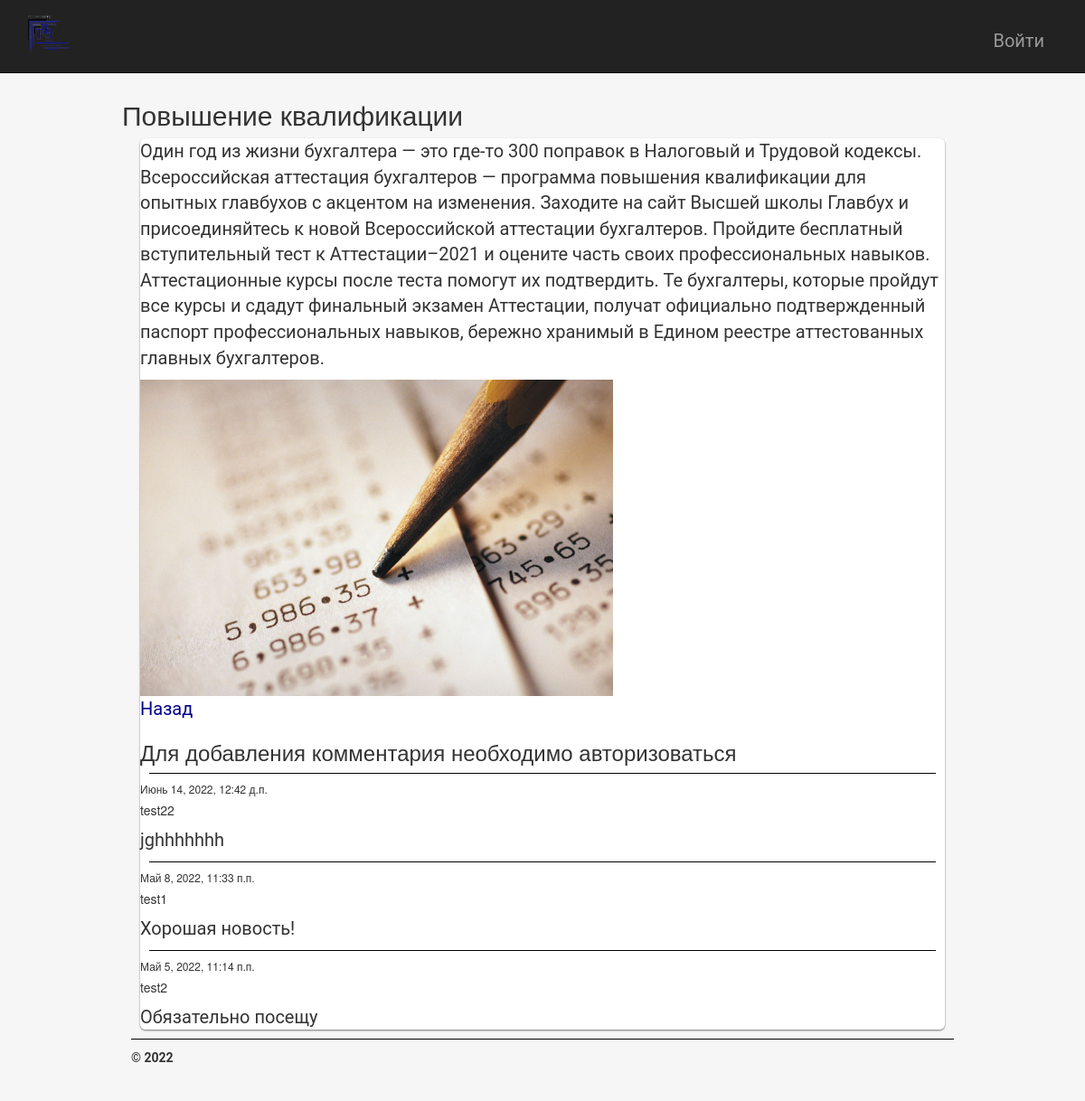
The page /news/1/ on the database its author committed.
### app/models.py (models this page shows, shortened)
class News(models.Model):
    title = models.CharField(max_length = 100, unique_for_date = "posted", verbose_name = "Заголовок")
    description = models.TextField(verbose_name = "Краткое содержание")
    content = models.TextField(verbose_name = "Полное содержание")
    posted = models.DateTimeField(default = datetime.now(), db_index = True, verbose_name = "Опубликован")
    author = models.ForeignKey(User, null=True, blank=True, on_delete = models.SET_NULL, verbose_name = "Автор")
    image = models.FileField(default = 'temp.jpg', verbose_name = "Путь к картинке")
    class Meta:
        db_table = "News"
        ordering = ["-posted"]
        verbose_name = "Новость"
        verbose_name_plural = "Новости"

class Comment(models.Model):
    text = models.TextField(verbose_name = "Комментарий")
    date = models.DateTimeField(default = datetime.now(), db_index = True, verbose_name = "Дата")
    author = models.ForeignKey(User, on_delete = models.CASCADE, verbose_name = "Автор")
    post = models.ForeignKey(News, on_delete = models.CASCADE, verbose_name = "Новость")
    class Meta:
        db_table = "Comments"
        verbose_name = "Комментарий"
        verbose_name_plural = "Комментарий к новости"
        ordering = ["-date"]

### app/views.py (the view)
# urls.py: url(r'^news/(?P<parametr>\d+)/$', app.views.newspost, name='newspost'),
def newspost(request, parametr):
    post_1 = News.objects.get(id=parametr)
    comments = Comment.objects.filter(post=parametr)
    if request.method == "POST":
        form = CommentForm(request.POST)
        if form.is_valid():
            comment_f = form.save(commit=False)
            comment_f.author = request.user
            comment_f.date = datetime.now()
            comment_f.post = News.objects.get(id=parametr)
            comment_f.save()
            return redirect('newspost', parametr=post_1.id)
    else:
        form = CommentForm()
    assert isinstance(request, HttpRequest)
    return render(
        request,
        'app/newspost.html',
        {
            'title':'Новости',
            'post_1': post_1,
            'comments': comments,
            'form': form,
            'year':datetime.now().year,
        }
    )

### app/templates/app/newspost.html
﻿{% extends "app/layout.html" %}
{% block content %}
<div class="news-container">
<h2> {{post_1.title}} </h2>
    <div class="product-container ">
    <div class="name-id-description">
<p> {{post_1.content|linebreaksbr}} </p>
{% if post_1.image and post_1.image.url != '/media/temp.jpg' %}
   <img src="{{ post_1.image.url }}" alt="Картинка" widht="450" height="350"/>
{% endif %}
<p><a href="{% url 'news' %} ">Назад</a></p>
{% if user.is_authenticated  %}
    <h3>Добавить комментарий</h3>
    <form method="POST">{% csrf_token %}
    <div>
        {{form.as_p}}
        <button type ="submit" class="save btn btn-default">Отправить комментарий </button>
    </div>
    </form>
{% else %}
    <h3> Для добавления комментария необходимо авторизоваться</h3>
{% endif %}
{% for comment in comments %}
<hr />
<h6>{{comment.date}}</h6>
<h5>{{comment.author}}</h5>
<p>{{comment.text|linebreaksbr }}</p>
{% endfor %}
</div>
    </div>
    </div>
{% endblock %}

### app/static/app/content/site.css (style rules this page uses)
body, body .catalog-container .product-container .product-right, body .product-container .product-bot-section .product-description-container, body .product-container .product-bot-section .product-comments .add-comment-form div, body .cart-container .cart-info .cart-details .right-part, body .manager-orders-container .order-container .status-buttons, body .contacts-container .address-container address, body .login-container .auth-form-container, body .login-container .auth-form-container .login-form .form-group, body .registration-container .reg-form-container, body .registration-container .reg-form-container form div, body .post-container .npc .img-container, body .home-container .hcc, body .add-product-container { display: flex; flex-direction: column; flex-wrap: nowrap; align-items: center; }
* { margin: 0; padding: 0; }
html { width: 100%; }
@media screen and (min-width: 960px) { body { width: 100%; } }
body { display: inline-block; font-family: "Roboto"; background-color: #f6f6f6; }
body hr { margin: 10px; height: 0px; border: none; border-bottom: 1px solid #000000; }
body .product-container { margin: 10px 20px; background-color: #ffffff; border-radius: 6px; box-shadow: rgba(0, 0, 0, 0.3) 0px 1px 2px 0px; }
body .news-container { min-height: calc(100vh - 110px); }
body .news-container .product-container .name-id-description a { color: darkblue; font-size: 20px; }
body .news-container .product-container .name-id-description { justify-content: center; background-color: #ffffff; border-radius: 6px; box-shadow: rgba(0, 0, 0, 0.3) 0px 1px 2px 0px; font-size: 20px; }

### rows shown on the page
News: title "Повышение квалификации", content "Один год из жизни бухгалтера — это где-то 300 поправок в Налоговый и Трудовой кодексы. Всероссийская аттестация бухгалтеров — программа повышения квалификации для опытных главбухов с акцентом на изменения. Заходите на сайт Высшей школы Главбух и присоединяйтесь к новой Всероссийской аттестации бухгалтеров. Пройдите бесплатный вступительный тест к Аттестации–2021 и оцените часть своих профессиональных навыков. Аттестационные курсы после теста помогут их подтвердить. Те бухгалтеры, которые пройдут все курсы и сдадут финальный экзамен Аттестации, получат официально подтвержденный паспорт профессиональных навыков, бережно хранимый в Едином реестре аттестованных главных бухгалтеров.", image (picture)
Comment: date "Июнь 14, 2022, 12:42 д.п.", author "test22", text "jghhhhhhh"
Comment: date "Май 8, 2022, 11:33 п.п.", author "test1", text "Хорошая новость!"
Comment: date "Май 5, 2022, 11:14 п.п.", author "test2", text "Обязательно посещу"
